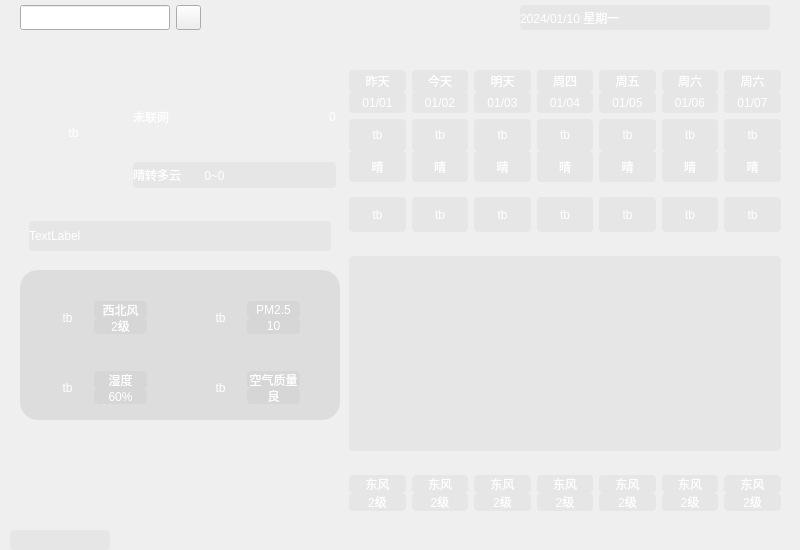
<?xml version="1.0" encoding="UTF-8"?>
<ui version="4.0">
 <class>MainWindow</class>
 <widget class="QMainWindow" name="MainWindow">
  <property name="geometry">
   <rect>
    <x>0</x>
    <y>0</y>
    <width>800</width>
    <height>550</height>
   </rect>
  </property>
  <property name="minimumSize">
   <size>
    <width>800</width>
    <height>550</height>
   </size>
  </property>
  <property name="maximumSize">
   <size>
    <width>800</width>
    <height>550</height>
   </size>
  </property>
  <property name="windowTitle">
   <string>MainWindow</string>
  </property>
  <widget class="QWidget" name="centralwidget">
   <layout class="QHBoxLayout" name="horizontalLayout">
    <property name="spacing">
     <number>4</number>
    </property>
    <property name="leftMargin">
     <number>0</number>
    </property>
    <property name="topMargin">
     <number>0</number>
    </property>
    <property name="rightMargin">
     <number>0</number>
    </property>
    <property name="bottomMargin">
     <number>0</number>
    </property>
    <item>
     <widget class="QWidget" name="widget" native="true">
      <property name="styleSheet">
       <string notr="true">QWidget#widget{
	border-image:url(:/res/background.png);
}

QLabel{
	font:25 10pt &quot;微软雅黑&quot;;
	border-radius:4px;
	background-color:rgba(160,160,160,30);
	color:rgb(255,255,255);
}</string>
      </property>
      <widget class="QWidget" name="detail_widget" native="true">
       <property name="geometry">
        <rect>
         <x>20</x>
         <y>270</y>
         <width>320</width>
         <height>150</height>
        </rect>
       </property>
       <property name="minimumSize">
        <size>
         <width>320</width>
         <height>150</height>
        </size>
       </property>
       <property name="maximumSize">
        <size>
         <width>320</width>
         <height>150</height>
        </size>
       </property>
       <property name="styleSheet">
        <string notr="true">QWidget#detail_widget{
	border-radius:18px;
	background-color:rgba(160,160,160,60);
}
</string>
       </property>
       <layout class="QGridLayout" name="gridLayout_4">
        <property name="leftMargin">
         <number>15</number>
        </property>
        <property name="topMargin">
         <number>20</number>
        </property>
        <property name="rightMargin">
         <number>15</number>
        </property>
        <property name="bottomMargin">
         <number>20</number>
        </property>
        <property name="spacing">
         <number>30</number>
        </property>
        <item row="0" column="0">
         <widget class="QWidget" name="detail_wind_widget" native="true">
          <property name="minimumSize">
           <size>
            <width>110</width>
            <height>55</height>
           </size>
          </property>
          <property name="maximumSize">
           <size>
            <width>110</width>
            <height>55</height>
           </size>
          </property>
          <layout class="QHBoxLayout" name="horizontalLayout_4" stretch="1,2">
           <property name="spacing">
            <number>0</number>
           </property>
           <property name="leftMargin">
            <number>2</number>
           </property>
           <property name="topMargin">
            <number>2</number>
           </property>
           <property name="rightMargin">
            <number>2</number>
           </property>
           <property name="bottomMargin">
            <number>2</number>
           </property>
           <item>
            <widget class="QLabel" name="wind_icon">
             <property name="styleSheet">
              <string notr="true">QLabel{
	background-color:rgba(160,016,160,0);
}</string>
             </property>
             <property name="text">
              <string>tb</string>
             </property>
             <property name="alignment">
              <set>Qt::AlignCenter</set>
             </property>
            </widget>
           </item>
           <item>
            <widget class="QWidget" name="detail_wind_right_widget" native="true">
             <layout class="QVBoxLayout" name="verticalLayout_4">
              <property name="spacing">
               <number>0</number>
              </property>
              <item>
               <widget class="QLabel" name="wind_today">
                <property name="text">
                 <string>西北风</string>
                </property>
                <property name="alignment">
                 <set>Qt::AlignCenter</set>
                </property>
               </widget>
              </item>
              <item>
               <widget class="QLabel" name="power_today">
                <property name="text">
                 <string>2级</string>
                </property>
                <property name="alignment">
                 <set>Qt::AlignCenter</set>
                </property>
               </widget>
              </item>
             </layout>
            </widget>
           </item>
          </layout>
         </widget>
        </item>
        <item row="0" column="1">
         <widget class="QWidget" name="detail_pm_widget" native="true">
          <property name="minimumSize">
           <size>
            <width>110</width>
            <height>55</height>
           </size>
          </property>
          <property name="maximumSize">
           <size>
            <width>110</width>
            <height>55</height>
           </size>
          </property>
          <layout class="QHBoxLayout" name="horizontalLayout_5" stretch="1,2">
           <property name="spacing">
            <number>0</number>
           </property>
           <property name="leftMargin">
            <number>2</number>
           </property>
           <property name="topMargin">
            <number>2</number>
           </property>
           <property name="rightMargin">
            <number>2</number>
           </property>
           <property name="bottomMargin">
            <number>2</number>
           </property>
           <item>
            <widget class="QLabel" name="pm_icon">
             <property name="styleSheet">
              <string notr="true">QLabel{
	background-color:rgba(160,016,160,0);
}</string>
             </property>
             <property name="text">
              <string>tb</string>
             </property>
             <property name="alignment">
              <set>Qt::AlignCenter</set>
             </property>
            </widget>
           </item>
           <item>
            <widget class="QWidget" name="detail_pm_right_widget" native="true">
             <layout class="QVBoxLayout" name="verticalLayout_5">
              <property name="spacing">
               <number>0</number>
              </property>
              <item>
               <widget class="QLabel" name="pm25">
                <property name="text">
                 <string>PM2.5</string>
                </property>
                <property name="alignment">
                 <set>Qt::AlignCenter</set>
                </property>
               </widget>
              </item>
              <item>
               <widget class="QLabel" name="pm25_today">
                <property name="text">
                 <string>10</string>
                </property>
                <property name="alignment">
                 <set>Qt::AlignCenter</set>
                </property>
               </widget>
              </item>
             </layout>
            </widget>
           </item>
          </layout>
         </widget>
        </item>
        <item row="1" column="0">
         <widget class="QWidget" name="detail_humidness_widget" native="true">
          <property name="minimumSize">
           <size>
            <width>110</width>
            <height>55</height>
           </size>
          </property>
          <property name="maximumSize">
           <size>
            <width>110</width>
            <height>55</height>
           </size>
          </property>
          <layout class="QHBoxLayout" name="horizontalLayout_10" stretch="1,2">
           <property name="spacing">
            <number>0</number>
           </property>
           <property name="leftMargin">
            <number>2</number>
           </property>
           <property name="topMargin">
            <number>2</number>
           </property>
           <property name="rightMargin">
            <number>2</number>
           </property>
           <property name="bottomMargin">
            <number>2</number>
           </property>
           <item>
            <widget class="QLabel" name="humidness_icon">
             <property name="styleSheet">
              <string notr="true">QLabel{
	background-color:rgba(160,016,160,0);
}</string>
             </property>
             <property name="text">
              <string>tb</string>
             </property>
             <property name="alignment">
              <set>Qt::AlignCenter</set>
             </property>
            </widget>
           </item>
           <item>
            <widget class="QWidget" name="detail_humidness_right_widget" native="true">
             <layout class="QVBoxLayout" name="verticalLayout_6">
              <property name="spacing">
               <number>0</number>
              </property>
              <item>
               <widget class="QLabel" name="humidness">
                <property name="text">
                 <string>湿度</string>
                </property>
                <property name="alignment">
                 <set>Qt::AlignCenter</set>
                </property>
               </widget>
              </item>
              <item>
               <widget class="QLabel" name="humidness_today">
                <property name="text">
                 <string>60%</string>
                </property>
                <property name="alignment">
                 <set>Qt::AlignCenter</set>
                </property>
               </widget>
              </item>
             </layout>
            </widget>
           </item>
          </layout>
         </widget>
        </item>
        <item row="1" column="1">
         <widget class="QWidget" name="detail_air_widget" native="true">
          <property name="minimumSize">
           <size>
            <width>110</width>
            <height>55</height>
           </size>
          </property>
          <property name="maximumSize">
           <size>
            <width>110</width>
            <height>55</height>
           </size>
          </property>
          <layout class="QHBoxLayout" name="horizontalLayout_11" stretch="1,2">
           <property name="spacing">
            <number>0</number>
           </property>
           <property name="leftMargin">
            <number>2</number>
           </property>
           <property name="topMargin">
            <number>2</number>
           </property>
           <property name="rightMargin">
            <number>2</number>
           </property>
           <property name="bottomMargin">
            <number>2</number>
           </property>
           <item>
            <widget class="QLabel" name="air_icon">
             <property name="styleSheet">
              <string notr="true">QLabel{
	background-color:rgba(160,016,160,0);
}</string>
             </property>
             <property name="text">
              <string>tb</string>
             </property>
             <property name="alignment">
              <set>Qt::AlignCenter</set>
             </property>
            </widget>
           </item>
           <item>
            <widget class="QWidget" name="detail_air_right_widget" native="true">
             <layout class="QVBoxLayout" name="verticalLayout_7">
              <property name="spacing">
               <number>0</number>
              </property>
              <item>
               <widget class="QLabel" name="air">
                <property name="text">
                 <string>空气质量</string>
                </property>
                <property name="alignment">
                 <set>Qt::AlignCenter</set>
                </property>
               </widget>
              </item>
              <item>
               <widget class="QLabel" name="air_today">
                <property name="text">
                 <string>良</string>
                </property>
                <property name="alignment">
                 <set>Qt::AlignCenter</set>
                </property>
               </widget>
              </item>
             </layout>
            </widget>
           </item>
          </layout>
         </widget>
        </item>
       </layout>
      </widget>
      <widget class="QWidget" name="forecast_widget" native="true">
       <property name="geometry">
        <rect>
         <x>340</x>
         <y>70</y>
         <width>450</width>
         <height>450</height>
        </rect>
       </property>
       <property name="minimumSize">
        <size>
         <width>450</width>
         <height>450</height>
        </size>
       </property>
       <property name="maximumSize">
        <size>
         <width>450</width>
         <height>430</height>
        </size>
       </property>
       <layout class="QVBoxLayout" name="verticalLayout" stretch="2,3,2,10,2">
        <item>
         <widget class="QWidget" name="forcast_date_widget" native="true">
          <layout class="QGridLayout" name="gridLayout">
           <property name="topMargin">
            <number>0</number>
           </property>
           <property name="bottomMargin">
            <number>0</number>
           </property>
           <property name="verticalSpacing">
            <number>0</number>
           </property>
           <item row="0" column="6">
            <widget class="QLabel" name="week7">
             <property name="text">
              <string>周六</string>
             </property>
             <property name="alignment">
              <set>Qt::AlignCenter</set>
             </property>
            </widget>
           </item>
           <item row="0" column="0">
            <widget class="QLabel" name="week1">
             <property name="minimumSize">
              <size>
               <width>0</width>
               <height>0</height>
              </size>
             </property>
             <property name="maximumSize">
              <size>
               <width>16777215</width>
               <height>16777215</height>
              </size>
             </property>
             <property name="text">
              <string>昨天</string>
             </property>
             <property name="alignment">
              <set>Qt::AlignCenter</set>
             </property>
            </widget>
           </item>
           <item row="0" column="2">
            <widget class="QLabel" name="week3">
             <property name="text">
              <string>明天</string>
             </property>
             <property name="alignment">
              <set>Qt::AlignCenter</set>
             </property>
            </widget>
           </item>
           <item row="0" column="4">
            <widget class="QLabel" name="week5">
             <property name="text">
              <string>周五</string>
             </property>
             <property name="alignment">
              <set>Qt::AlignCenter</set>
             </property>
            </widget>
           </item>
           <item row="0" column="1">
            <widget class="QLabel" name="week2">
             <property name="text">
              <string>今天</string>
             </property>
             <property name="alignment">
              <set>Qt::AlignCenter</set>
             </property>
            </widget>
           </item>
           <item row="0" column="5">
            <widget class="QLabel" name="week6">
             <property name="text">
              <string>周六</string>
             </property>
             <property name="alignment">
              <set>Qt::AlignCenter</set>
             </property>
            </widget>
           </item>
           <item row="1" column="0">
            <widget class="QLabel" name="date1">
             <property name="minimumSize">
              <size>
               <width>0</width>
               <height>0</height>
              </size>
             </property>
             <property name="text">
              <string>01/01</string>
             </property>
             <property name="alignment">
              <set>Qt::AlignCenter</set>
             </property>
            </widget>
           </item>
           <item row="0" column="3">
            <widget class="QLabel" name="week4">
             <property name="text">
              <string>周四</string>
             </property>
             <property name="alignment">
              <set>Qt::AlignCenter</set>
             </property>
            </widget>
           </item>
           <item row="1" column="1">
            <widget class="QLabel" name="date2">
             <property name="text">
              <string>01/02</string>
             </property>
             <property name="alignment">
              <set>Qt::AlignCenter</set>
             </property>
            </widget>
           </item>
           <item row="1" column="2">
            <widget class="QLabel" name="date3">
             <property name="text">
              <string>01/03</string>
             </property>
             <property name="alignment">
              <set>Qt::AlignCenter</set>
             </property>
            </widget>
           </item>
           <item row="1" column="3">
            <widget class="QLabel" name="date4">
             <property name="text">
              <string>01/04</string>
             </property>
             <property name="alignment">
              <set>Qt::AlignCenter</set>
             </property>
            </widget>
           </item>
           <item row="1" column="4">
            <widget class="QLabel" name="date5">
             <property name="text">
              <string>01/05</string>
             </property>
             <property name="alignment">
              <set>Qt::AlignCenter</set>
             </property>
            </widget>
           </item>
           <item row="1" column="5">
            <widget class="QLabel" name="date6">
             <property name="text">
              <string>01/06</string>
             </property>
             <property name="alignment">
              <set>Qt::AlignCenter</set>
             </property>
            </widget>
           </item>
           <item row="1" column="6">
            <widget class="QLabel" name="date7">
             <property name="text">
              <string>01/07</string>
             </property>
             <property name="alignment">
              <set>Qt::AlignCenter</set>
             </property>
            </widget>
           </item>
          </layout>
         </widget>
        </item>
        <item>
         <widget class="QWidget" name="forcast_weather_widget" native="true">
          <layout class="QGridLayout" name="gridLayout_2">
           <property name="topMargin">
            <number>0</number>
           </property>
           <property name="bottomMargin">
            <number>0</number>
           </property>
           <property name="verticalSpacing">
            <number>0</number>
           </property>
           <item row="0" column="6">
            <widget class="QLabel" name="type_icon7">
             <property name="text">
              <string>tb</string>
             </property>
             <property name="alignment">
              <set>Qt::AlignCenter</set>
             </property>
            </widget>
           </item>
           <item row="0" column="1">
            <widget class="QLabel" name="type_icon2">
             <property name="text">
              <string>tb</string>
             </property>
             <property name="alignment">
              <set>Qt::AlignCenter</set>
             </property>
            </widget>
           </item>
           <item row="0" column="5">
            <widget class="QLabel" name="type_icon6">
             <property name="text">
              <string>tb</string>
             </property>
             <property name="alignment">
              <set>Qt::AlignCenter</set>
             </property>
            </widget>
           </item>
           <item row="0" column="3">
            <widget class="QLabel" name="type_icon4">
             <property name="text">
              <string>tb</string>
             </property>
             <property name="alignment">
              <set>Qt::AlignCenter</set>
             </property>
            </widget>
           </item>
           <item row="0" column="4">
            <widget class="QLabel" name="type_icon5">
             <property name="text">
              <string>tb</string>
             </property>
             <property name="alignment">
              <set>Qt::AlignCenter</set>
             </property>
            </widget>
           </item>
           <item row="0" column="2">
            <widget class="QLabel" name="type_icon3">
             <property name="text">
              <string>tb</string>
             </property>
             <property name="alignment">
              <set>Qt::AlignCenter</set>
             </property>
            </widget>
           </item>
           <item row="0" column="0">
            <widget class="QLabel" name="type_icon1">
             <property name="text">
              <string>tb</string>
             </property>
             <property name="alignment">
              <set>Qt::AlignCenter</set>
             </property>
            </widget>
           </item>
           <item row="1" column="0">
            <widget class="QLabel" name="type1">
             <property name="text">
              <string>晴</string>
             </property>
             <property name="alignment">
              <set>Qt::AlignCenter</set>
             </property>
            </widget>
           </item>
           <item row="1" column="1">
            <widget class="QLabel" name="type2">
             <property name="text">
              <string>晴</string>
             </property>
             <property name="alignment">
              <set>Qt::AlignCenter</set>
             </property>
            </widget>
           </item>
           <item row="1" column="2">
            <widget class="QLabel" name="type3">
             <property name="text">
              <string>晴</string>
             </property>
             <property name="alignment">
              <set>Qt::AlignCenter</set>
             </property>
            </widget>
           </item>
           <item row="1" column="3">
            <widget class="QLabel" name="type4">
             <property name="text">
              <string>晴</string>
             </property>
             <property name="alignment">
              <set>Qt::AlignCenter</set>
             </property>
            </widget>
           </item>
           <item row="1" column="4">
            <widget class="QLabel" name="type5">
             <property name="text">
              <string>晴</string>
             </property>
             <property name="alignment">
              <set>Qt::AlignCenter</set>
             </property>
            </widget>
           </item>
           <item row="1" column="5">
            <widget class="QLabel" name="type6">
             <property name="text">
              <string>晴</string>
             </property>
             <property name="alignment">
              <set>Qt::AlignCenter</set>
             </property>
            </widget>
           </item>
           <item row="1" column="6">
            <widget class="QLabel" name="type7">
             <property name="text">
              <string>晴</string>
             </property>
             <property name="alignment">
              <set>Qt::AlignCenter</set>
             </property>
            </widget>
           </item>
          </layout>
         </widget>
        </item>
        <item>
         <widget class="QWidget" name="forcast_air_widget" native="true">
          <layout class="QHBoxLayout" name="horizontalLayout_6">
           <item>
            <widget class="QLabel" name="air1">
             <property name="minimumSize">
              <size>
               <width>0</width>
               <height>35</height>
              </size>
             </property>
             <property name="maximumSize">
              <size>
               <width>16777215</width>
               <height>35</height>
              </size>
             </property>
             <property name="text">
              <string>tb</string>
             </property>
             <property name="alignment">
              <set>Qt::AlignCenter</set>
             </property>
            </widget>
           </item>
           <item>
            <widget class="QLabel" name="air2">
             <property name="minimumSize">
              <size>
               <width>0</width>
               <height>35</height>
              </size>
             </property>
             <property name="maximumSize">
              <size>
               <width>16777215</width>
               <height>35</height>
              </size>
             </property>
             <property name="text">
              <string>tb</string>
             </property>
             <property name="alignment">
              <set>Qt::AlignCenter</set>
             </property>
            </widget>
           </item>
           <item>
            <widget class="QLabel" name="air3">
             <property name="minimumSize">
              <size>
               <width>0</width>
               <height>35</height>
              </size>
             </property>
             <property name="maximumSize">
              <size>
               <width>16777215</width>
               <height>35</height>
              </size>
             </property>
             <property name="text">
              <string>tb</string>
             </property>
             <property name="alignment">
              <set>Qt::AlignCenter</set>
             </property>
            </widget>
           </item>
           <item>
            <widget class="QLabel" name="air4">
             <property name="minimumSize">
              <size>
               <width>0</width>
               <height>35</height>
              </size>
             </property>
             <property name="maximumSize">
              <size>
               <width>16777215</width>
               <height>35</height>
              </size>
             </property>
             <property name="text">
              <string>tb</string>
             </property>
             <property name="alignment">
              <set>Qt::AlignCenter</set>
             </property>
            </widget>
           </item>
           <item>
            <widget class="QLabel" name="air5">
             <property name="minimumSize">
              <size>
               <width>0</width>
               <height>35</height>
              </size>
             </property>
             <property name="maximumSize">
              <size>
               <width>16777215</width>
               <height>35</height>
              </size>
             </property>
             <property name="text">
              <string>tb</string>
             </property>
             <property name="alignment">
              <set>Qt::AlignCenter</set>
             </property>
            </widget>
           </item>
           <item>
            <widget class="QLabel" name="air6">
             <property name="minimumSize">
              <size>
               <width>0</width>
               <height>35</height>
              </size>
             </property>
             <property name="maximumSize">
              <size>
               <width>16777215</width>
               <height>35</height>
              </size>
             </property>
             <property name="text">
              <string>tb</string>
             </property>
             <property name="alignment">
              <set>Qt::AlignCenter</set>
             </property>
            </widget>
           </item>
           <item>
            <widget class="QLabel" name="air7">
             <property name="minimumSize">
              <size>
               <width>0</width>
               <height>35</height>
              </size>
             </property>
             <property name="maximumSize">
              <size>
               <width>16777215</width>
               <height>35</height>
              </size>
             </property>
             <property name="text">
              <string>tb</string>
             </property>
             <property name="alignment">
              <set>Qt::AlignCenter</set>
             </property>
            </widget>
           </item>
          </layout>
         </widget>
        </item>
        <item>
         <widget class="QWidget" name="forcast_detail_widget" native="true">
          <layout class="QHBoxLayout" name="horizontalLayout_3">
           <item>
            <widget class="QLabel" name="curve_label">
             <property name="text">
              <string/>
             </property>
            </widget>
           </item>
          </layout>
         </widget>
        </item>
        <item>
         <widget class="QWidget" name="forcast_wind_widget" native="true">
          <layout class="QGridLayout" name="gridLayout_3">
           <property name="verticalSpacing">
            <number>0</number>
           </property>
           <item row="0" column="5">
            <widget class="QLabel" name="wind6">
             <property name="text">
              <string>东风</string>
             </property>
             <property name="alignment">
              <set>Qt::AlignCenter</set>
             </property>
            </widget>
           </item>
           <item row="0" column="3">
            <widget class="QLabel" name="wind4">
             <property name="text">
              <string>东风</string>
             </property>
             <property name="alignment">
              <set>Qt::AlignCenter</set>
             </property>
            </widget>
           </item>
           <item row="0" column="6">
            <widget class="QLabel" name="wind7">
             <property name="text">
              <string>东风</string>
             </property>
             <property name="alignment">
              <set>Qt::AlignCenter</set>
             </property>
            </widget>
           </item>
           <item row="0" column="2">
            <widget class="QLabel" name="wind3">
             <property name="text">
              <string>东风</string>
             </property>
             <property name="alignment">
              <set>Qt::AlignCenter</set>
             </property>
            </widget>
           </item>
           <item row="0" column="4">
            <widget class="QLabel" name="wind5">
             <property name="text">
              <string>东风</string>
             </property>
             <property name="alignment">
              <set>Qt::AlignCenter</set>
             </property>
            </widget>
           </item>
           <item row="0" column="1">
            <widget class="QLabel" name="wind2">
             <property name="text">
              <string>东风</string>
             </property>
             <property name="alignment">
              <set>Qt::AlignCenter</set>
             </property>
            </widget>
           </item>
           <item row="0" column="0">
            <widget class="QLabel" name="wind1">
             <property name="text">
              <string>东风</string>
             </property>
             <property name="alignment">
              <set>Qt::AlignCenter</set>
             </property>
            </widget>
           </item>
           <item row="1" column="0">
            <widget class="QLabel" name="power1">
             <property name="text">
              <string>2级</string>
             </property>
             <property name="alignment">
              <set>Qt::AlignCenter</set>
             </property>
            </widget>
           </item>
           <item row="1" column="1">
            <widget class="QLabel" name="power2">
             <property name="text">
              <string>2级</string>
             </property>
             <property name="alignment">
              <set>Qt::AlignCenter</set>
             </property>
            </widget>
           </item>
           <item row="1" column="2">
            <widget class="QLabel" name="power3">
             <property name="text">
              <string>2级</string>
             </property>
             <property name="alignment">
              <set>Qt::AlignCenter</set>
             </property>
            </widget>
           </item>
           <item row="1" column="3">
            <widget class="QLabel" name="power4">
             <property name="text">
              <string>2级</string>
             </property>
             <property name="alignment">
              <set>Qt::AlignCenter</set>
             </property>
            </widget>
           </item>
           <item row="1" column="4">
            <widget class="QLabel" name="power5">
             <property name="text">
              <string>2级</string>
             </property>
             <property name="alignment">
              <set>Qt::AlignCenter</set>
             </property>
            </widget>
           </item>
           <item row="1" column="5">
            <widget class="QLabel" name="power6">
             <property name="text">
              <string>2级</string>
             </property>
             <property name="alignment">
              <set>Qt::AlignCenter</set>
             </property>
            </widget>
           </item>
           <item row="1" column="6">
            <widget class="QLabel" name="power7">
             <property name="text">
              <string>2级</string>
             </property>
             <property name="alignment">
              <set>Qt::AlignCenter</set>
             </property>
            </widget>
           </item>
          </layout>
         </widget>
        </item>
       </layout>
      </widget>
      <widget class="QWidget" name="weather_widget" native="true">
       <property name="geometry">
        <rect>
         <x>20</x>
         <y>60</y>
         <width>320</width>
         <height>200</height>
        </rect>
       </property>
       <property name="minimumSize">
        <size>
         <width>320</width>
         <height>200</height>
        </size>
       </property>
       <property name="maximumSize">
        <size>
         <width>320</width>
         <height>200</height>
        </size>
       </property>
       <layout class="QVBoxLayout" name="verticalLayout_2" stretch="3,1">
        <item>
         <widget class="QWidget" name="weather_main_widget" native="true">
          <layout class="QHBoxLayout" name="horizontalLayout_8" stretch="1,2">
           <property name="leftMargin">
            <number>2</number>
           </property>
           <property name="rightMargin">
            <number>2</number>
           </property>
           <item>
            <widget class="QLabel" name="weather_icon">
             <property name="styleSheet">
              <string notr="true">QLabel{
	background-color:rgba(160,160,160,0);
}</string>
             </property>
             <property name="text">
              <string>tb</string>
             </property>
             <property name="alignment">
              <set>Qt::AlignCenter</set>
             </property>
            </widget>
           </item>
           <item>
            <widget class="QWidget" name="weather_main_right_widget" native="true">
             <layout class="QVBoxLayout" name="verticalLayout_3" stretch="3,1">
              <property name="leftMargin">
               <number>2</number>
              </property>
              <property name="rightMargin">
               <number>2</number>
              </property>
              <item>
               <widget class="QWidget" name="weather_main_right_on_widget" native="true">
                <layout class="QHBoxLayout" name="horizontalLayout_7">
                 <property name="leftMargin">
                  <number>0</number>
                 </property>
                 <property name="rightMargin">
                  <number>0</number>
                 </property>
                 <item>
                  <widget class="QLabel" name="city">
                   <property name="styleSheet">
                    <string notr="true">QLabel{
	font:25 14pt &quot;微软雅黑&quot;;
	background-color:rgba(160,160,160,0);
}
</string>
                   </property>
                   <property name="text">
                    <string>未联网</string>
                   </property>
                  </widget>
                 </item>
                 <item>
                  <spacer name="horizontalSpacer">
                   <property name="orientation">
                    <enum>Qt::Horizontal</enum>
                   </property>
                   <property name="sizeHint" stdset="0">
                    <size>
                     <width>40</width>
                     <height>20</height>
                    </size>
                   </property>
                  </spacer>
                 </item>
                 <item>
                  <widget class="QLabel" name="temperature">
                   <property name="styleSheet">
                    <string notr="true">QLabel{
	font:25 28pt &quot;微软雅黑&quot;;
	background-color:rgba(160,160,160,0);
}</string>
                   </property>
                   <property name="text">
                    <string>0</string>
                   </property>
                  </widget>
                 </item>
                </layout>
               </widget>
              </item>
              <item>
               <widget class="QLabel" name="weather_temperature">
                <property name="styleSheet">
                 <string notr="true">QLabel{
	font:25 11pt &quot;微软雅黑&quot;;
}</string>
                </property>
                <property name="text">
                 <string>晴转多云       0~0</string>
                </property>
               </widget>
              </item>
             </layout>
            </widget>
           </item>
          </layout>
         </widget>
        </item>
        <item>
         <widget class="QWidget" name="weather_tip_widget" native="true">
          <layout class="QHBoxLayout" name="horizontalLayout_9">
           <item>
            <widget class="QLabel" name="notice">
             <property name="text">
              <string>TextLabel</string>
             </property>
            </widget>
           </item>
          </layout>
         </widget>
        </item>
       </layout>
      </widget>
      <widget class="QWidget" name="top_widget" native="true">
       <property name="geometry">
        <rect>
         <x>20</x>
         <y>0</y>
         <width>750</width>
         <height>35</height>
        </rect>
       </property>
       <property name="minimumSize">
        <size>
         <width>750</width>
         <height>35</height>
        </size>
       </property>
       <property name="maximumSize">
        <size>
         <width>750</width>
         <height>35</height>
        </size>
       </property>
       <layout class="QHBoxLayout" name="horizontalLayout_2">
        <item>
         <widget class="QLineEdit" name="search_lineEdit">
          <property name="minimumSize">
           <size>
            <width>150</width>
            <height>25</height>
           </size>
          </property>
          <property name="maximumSize">
           <size>
            <width>150</width>
            <height>25</height>
           </size>
          </property>
         </widget>
        </item>
        <item>
         <widget class="QPushButton" name="search_Button">
          <property name="minimumSize">
           <size>
            <width>25</width>
            <height>25</height>
           </size>
          </property>
          <property name="maximumSize">
           <size>
            <width>25</width>
            <height>25</height>
           </size>
          </property>
          <property name="text">
           <string/>
          </property>
         </widget>
        </item>
        <item>
         <spacer name="horizontalSpacer_2">
          <property name="orientation">
           <enum>Qt::Horizontal</enum>
          </property>
          <property name="sizeHint" stdset="0">
           <size>
            <width>40</width>
            <height>20</height>
           </size>
          </property>
         </spacer>
        </item>
        <item>
         <widget class="QLabel" name="today_date">
          <property name="minimumSize">
           <size>
            <width>250</width>
            <height>25</height>
           </size>
          </property>
          <property name="maximumSize">
           <size>
            <width>250</width>
            <height>25</height>
           </size>
          </property>
          <property name="styleSheet">
           <string notr="true">QLabel{
	font:25 18pt &quot;微软雅黑&quot;;
}</string>
          </property>
          <property name="text">
           <string>2024/01/10 星期一</string>
          </property>
         </widget>
        </item>
       </layout>
      </widget>
      <widget class="QLabel" name="update_time">
       <property name="geometry">
        <rect>
         <x>10</x>
         <y>530</y>
         <width>100</width>
         <height>20</height>
        </rect>
       </property>
       <property name="minimumSize">
        <size>
         <width>100</width>
         <height>20</height>
        </size>
       </property>
       <property name="maximumSize">
        <size>
         <width>80</width>
         <height>20</height>
        </size>
       </property>
       <property name="styleSheet">
        <string notr="true">QLabel{
	font:25 8pt &quot;微软雅黑&quot;;
}</string>
       </property>
       <property name="text">
        <string/>
       </property>
      </widget>
     </widget>
    </item>
   </layout>
  </widget>
  <widget class="QMenuBar" name="menubar">
   <property name="geometry">
    <rect>
     <x>0</x>
     <y>0</y>
     <width>800</width>
     <height>17</height>
    </rect>
   </property>
  </widget>
 </widget>
 <resources/>
 <connections/>
</ui>
